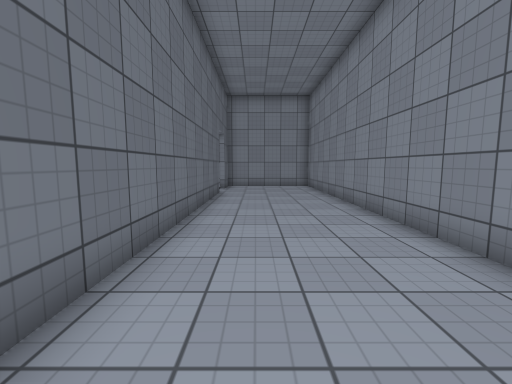
[1] (above)

17 first-person views from a walk through a 3-D level made in the Unity game engine. The camera is 1.3 m above the floor, tilts 6° down and sees 90° across. The floor is counted in squares, 1 m on a side. Each view is taken from the middle of a square. On the plan, view 1 faces up. The plan holds only what a view shows up to about 13 squares ahead; the rest is blank. The place goes on beyond the plan. The player character is not drawn. Door leaves are left out, so doorways stand open. Surface patterns are stand-ins for the level's own textures.

[2]
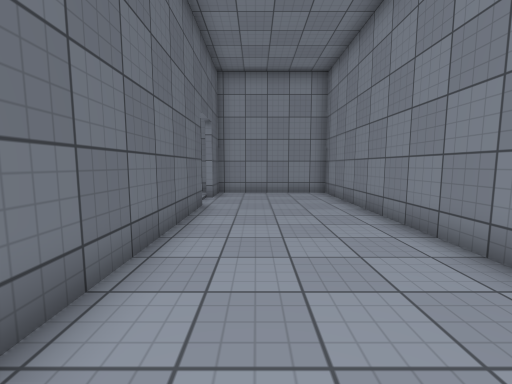

[3]
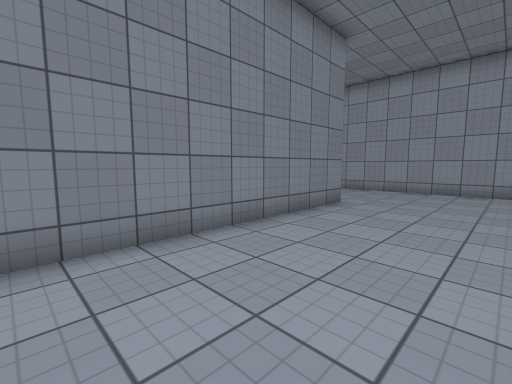

[4]
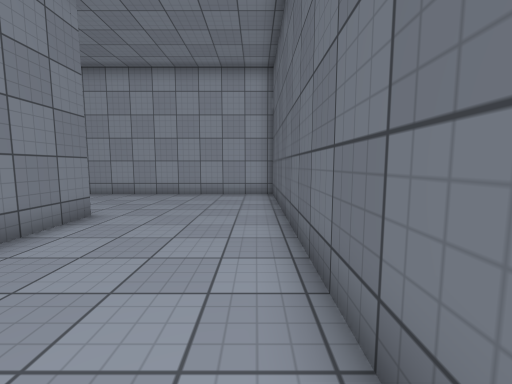

[5]
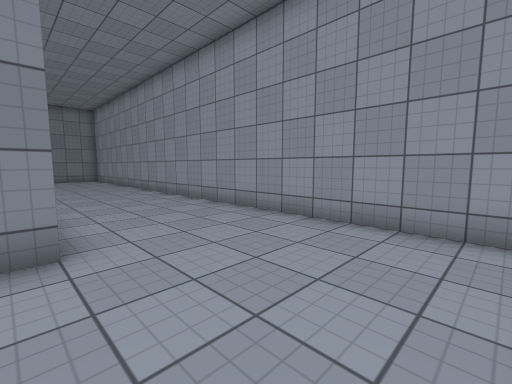

[6]
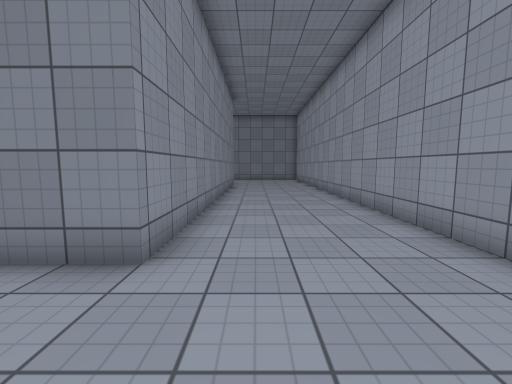

[7]
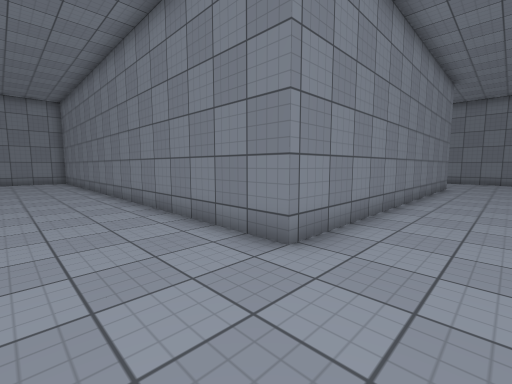

[8]
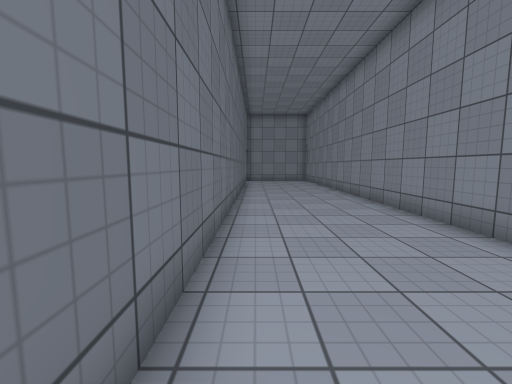

[9]
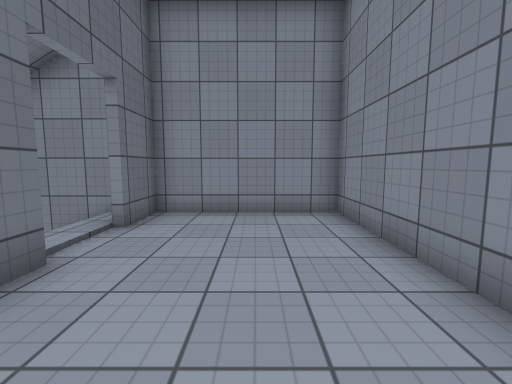

[10]
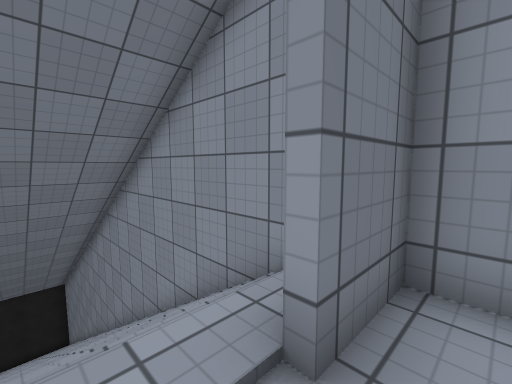

[11]
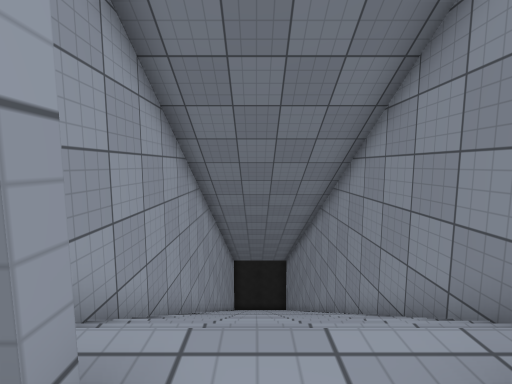

[12]
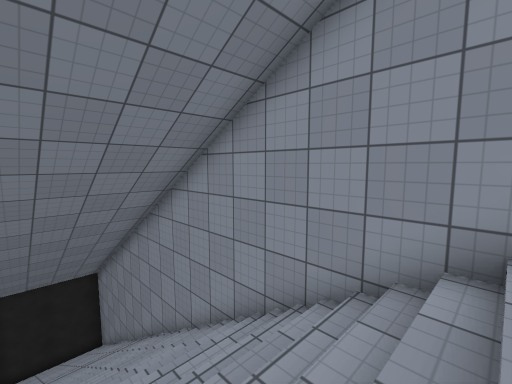

[13]
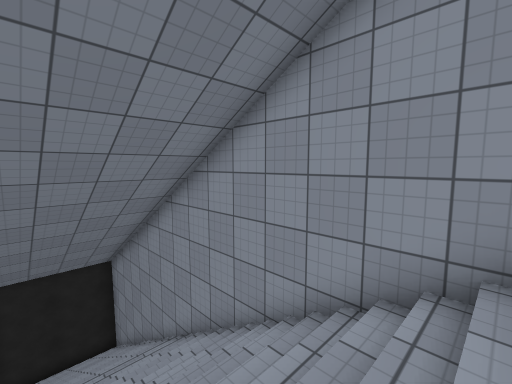

[14]
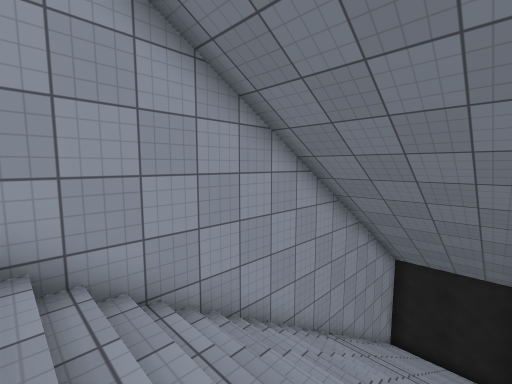

[15]
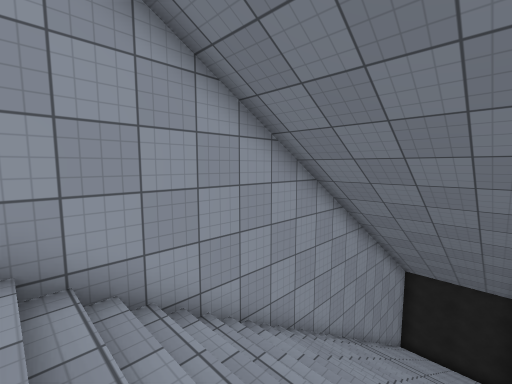

[16]
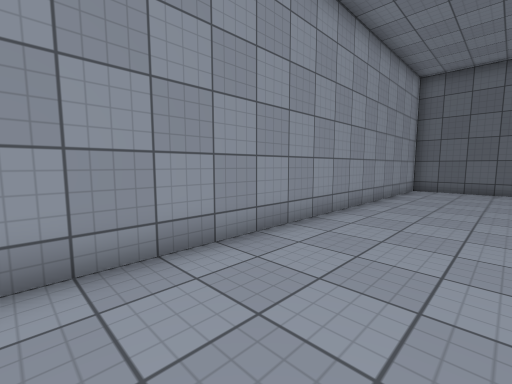

[17]
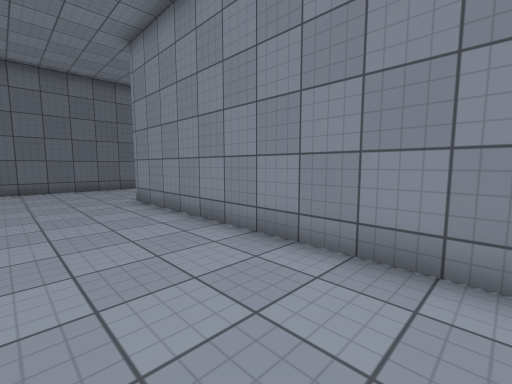

### Floor plan
Key: @ floor where view 1 was taken; # wall or solid block; . floor; / step, stairs or slope; D open door.
Columns run from 24 left of view 1 to 13 right of it. Each row starts with its distance up from view 1.
 16 #############################
 15 #/////////////////////#.....#
 14 #/////////////////////D.....#
 13 #/////////////////////D.....#
 12 #/////////////////////#.....#
 11 #######################.....#
 10                       #.....#
  9                       #.....#
  8                       #.....#
  7                       #.....#
  6                       #.....#
  5                       #.....#
  4                       #.....#
  3                       #.....#
  2                       #.....#
  1                       #.....#
  0                       #.@...#
 -1                       #.....#
 -2                       #.....#
 -3                       #.....##########
 -4                       #...............
 -5                       #...............
 -6                       #...............
 -7                       #...............
 -8                       #...............
 -9                       ################

Where each view was taken, in squares from view 1:
view 1: 0 up, 0 right, facing up
view 2: 4 up, 0 right, facing up
view 3: 5 up, 1 left, facing down-right
view 4: 3 up, 1 left, facing down
view 5: 3 down, 1 left, facing down-right
view 6: 5 down, 0 right, facing right
view 7: 6 down, 0 right, facing up-right
view 8: 6 down, 1 left, facing up
view 9: 9 up, 1 right, facing up
view 10: 13 up, 1 left, facing up-left
view 11: 13 up, 1 left, facing left
view 12: 12 up, 6 left, facing up-left
view 13: 12 up, 9 left, facing up-left
view 14: 15 up, 9 left, facing down-left
view 15: 15 up, 7 left, facing down-left
view 16: 5 down, 13 right, facing down-left
view 17: 7 down, 13 right, facing up-left
